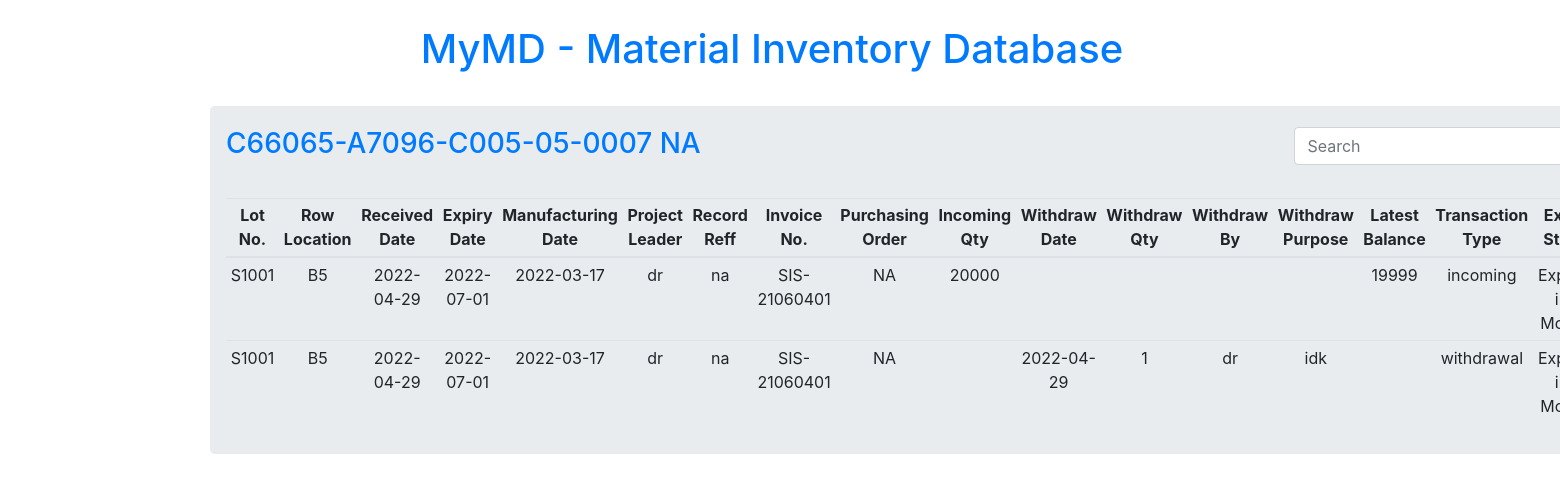
/lead_type/1, run on the app's committed database.
### App.py (models this page shows, shortened)
class LeadType(db.Model):
    __tablename__ = 'lead_types'
    lead_type_id = db.Column(db.Integer, primary_key=True)
    lead_no = db.Column(db.String(100))
    supplier = db.Column(db.String(100))
    package_no = db.Column(db.String(100))
    title = db.Column(db.String(100))
    lead_description = db.relationship("LeadDescription", cascade="all, delete-orphan")

class LeadDescription(db.Model):
    __tablename__ = 'lead_descriptions'
    lead_description_id = db.Column(db.Integer, primary_key=True)
    lot_no = db.Column(db.String(100))
    row_location = db.Column(db.String(100))
    received_date = db.Column(db.String(100))
    expiry_date = db.Column(db.String(100))
    manufacturing_date = db.Column(db.String(100))
    project_leader = db.Column(db.String(100))
    record_reff = db.Column(db.String(100))
    invoice_no = db.Column(db.String(100))
    purchasing_order = db.Column(db.String(100))
    incoming_qty = db.Column(db.String(100))
    withdraw_date = db.Column(db.String(100))
    withdraw_qty = db.Column(db.String(100))
    withdraw_by = db.Column(db.String(100))
    withdraw_purpose = db.Column(db.String(100))
    balance = db.Column(db.String(100))
    trans_type = db.Column(db.String(100))
    release_status = db.Column(db.String(100))
    expiry_status = db.Column(db.String(100))
    created_time = db.Column(db.DateTime, server_default=db.func.now())
    lead_type_id = db.Column(db.Integer, db.ForeignKey('lead_types.lead_type_id'))
    lead_type = db.relationship("LeadType", backref='lead_type')

### App.py (the view)
@app.route("/lead_type/<lead_type_id>")
def show_lead_descriptions(lead_type_id):
    all_lead_description = LeadDescription.query.filter_by(lead_type_id=lead_type_id). \
        order_by(LeadDescription.received_date.desc(), LeadDescription.created_time.desc(),
                 LeadDescription.withdraw_date).all()
    return render_template("lead_description.html",
                           lead_type=LeadType.query.filter_by(lead_type_id=lead_type_id).first(),
                           lead_descriptions=all_lead_description)

### templates/lead_description.html (shortened to what this page needs)
{% extends 'base.html' %}
{% block body %}
<div class="container">
    <div class="row">
        <div class="col-xs-7">
            <div class="jumbotron p-3">
                <a href="/lead_type" class="navbar-brand">
                    <h3>{{ lead_type.lead_no }} {{lead_type.title}}</h3>
                </a>
                <div class="form-group pull-right" style="margin:5px;">
                    <input type="text" class="form-control" id="mySearch" placeholder="Search">
                </div>
                <table id="myTable" class="table table-hover table-sm text-center">
                    <thead>
                        <tr>
                            <th>Lot No.</th>
                            <th>Row Location</th>
                            <th>Received Date</th>
                            <th>Expiry Date</th>
                            <th>Manufacturing Date</th>
                            <th>Project Leader</th>
                            <th>Record Reff</th>
                            <th>Invoice No.</th>
                            <th>Purchasing Order</th>
                            <th>Incoming Qty</th>
                            <th>Withdraw Date</th>
                            <th>Withdraw Qty</th>
                            <th>Withdraw By</th>
                            <th>Withdraw Purpose</th>
                            <th>Latest Balance</th>
                            <th>Transaction Type</th>
                            <th>Expiry Status</th>
                        </tr>
                    </thead>
                    {% for lead in lead_descriptions %}
                    <tr>
                        <td>{{ lead.lot_no }}</td>
                        <td>{{ lead.row_location }}</td>
                        <td>{{ lead.received_date }}</td>
                        <td>{{ lead.expiry_date }}</td>
                        <td>{{ lead.manufacturing_date }}</td>
                        <td>{{ lead.project_leader }}</td>
                        <td>{{ lead.record_reff }}</td>
                        <td>{{ lead.invoice_no }}</td>
                        <td>{{ lead.purchasing_order }}</td>
                        <td>{{ lead.incoming_qty }}</td>
                        <td>{{ lead.withdraw_date }}</td>
                        <td>{{ lead.withdraw_qty }}</td>
                        <td>{{ lead.withdraw_by }}</td>
                        <td>{{ lead.withdraw_purpose }}</td>
                        <td>{{ lead.balance }}</td>
                        <td class="trans_type" id="trans_type">{{ lead.trans_type }}</td>
                        <td class="expiry_status" id="expiry_status">{{ lead.expiry_date }}</td>
                    </tr>
                    {% endfor %}
                </table>
            </div>
        </div>
    </div>
</div>
{% endblock %}

### data on the page
LeadType: lead_no "C66065-A7096-C005-05-0007", title "NA"
LeadDescription: lot_no "S1001", row_location "B5", received_date "2022-04-29", expiry_date "2022-07-01", manufacturing_date "2022-03-17", project_leader "dr", record_reff "na", invoice_no "SIS-21060401", purchasing_order "NA", incoming_qty "20000", balance "19999", trans_type "incoming"
LeadDescription: lot_no "S1001", row_location "B5", received_date "2022-04-29", expiry_date "2022-07-01", manufacturing_date "2022-03-17", project_leader "dr", record_reff "na", invoice_no "SIS-21060401", purchasing_order "NA", withdraw_date "2022-04-29", withdraw_qty "1", withdraw_by "dr", withdraw_purpose "idk", trans_type "withdrawal"
